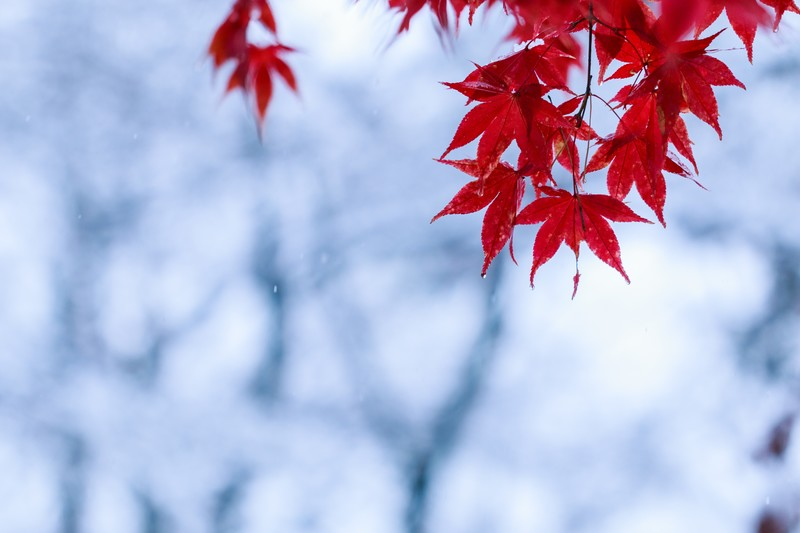
%> input picture momiji.png, 800 x 533 px
$ octave kadai10.m   (GNU Octave 9; MATLAB toolbox functions it lacks are replaced by stand-ins)
%> lines starting %> are read from the running program, lines starting %| are printed output that depends on the picture; in (x1, y1, x2, y2) boxes, pixels count from 0 and x2, y2 are one past the last pixel; in counts of white or black regions, pixels touching at a corner belong together; the program's own positions count from 1
% 課題10 画像のエッジ抽出
% 次のプログラムを参考にして，エッジ抽出を体験せよ．


ORG = imread('momiji.png'); % 原画像の入力
%> ORG is the input picture: size 533x800x3 uint8; mean R, G, B 182.2, 180.7, 211.6
ORG = rgb2gray(ORG); %カラーからグレイへの変換
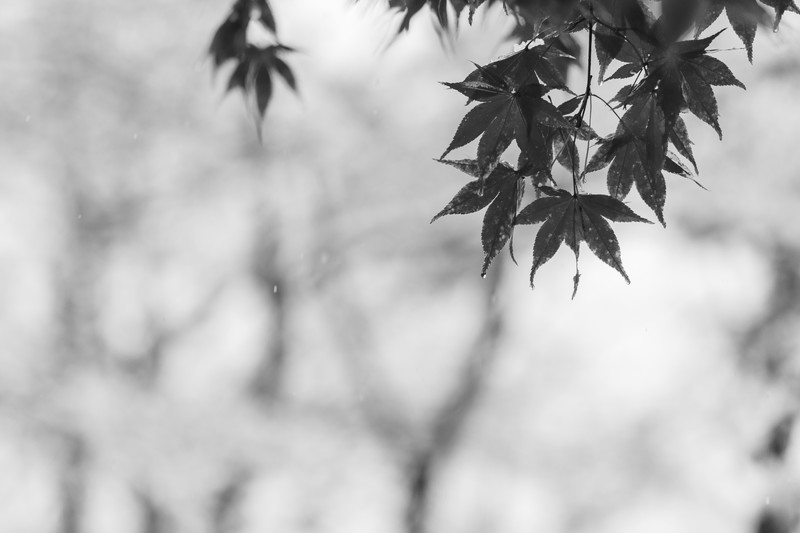
%> ORG: size 533x800 uint8; min 6, max 255, mean 184.7
imagesc(ORG); colormap('gray'); colorbar;% 画像表示
pause; % 一時停止

IMG = edge(ORG,'prewitt'); % エッジ抽出（プレウィット法）
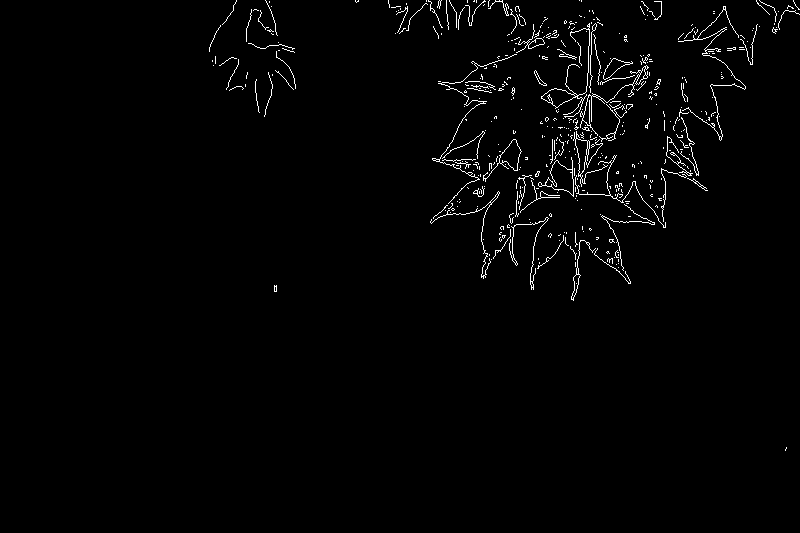
%> IMG: size 533x800 logical; 1.6% white in thin lines or dots, all inside (x1, y1, x2, y2) = (209, 0, 800, 451)
imagesc(IMG); colormap('gray'); colorbar;% 画像表示
pause; % 一時停止

IMG = edge(ORG,'sobel'); % エッジ抽出（ソベル法）
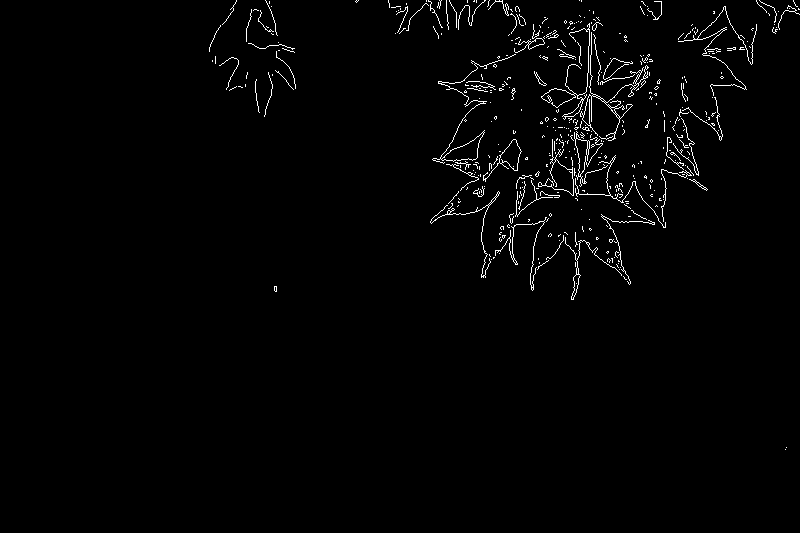
%> IMG: size 533x800 logical; 1.6% white in thin lines or dots, all inside (x1, y1, x2, y2) = (209, 0, 800, 450)
imagesc(IMG); colormap('gray'); colorbar;% 画像表示
pause; % 一時停止

IMG = edge(ORG,'canny'); % エッジ抽出（キャニー法）
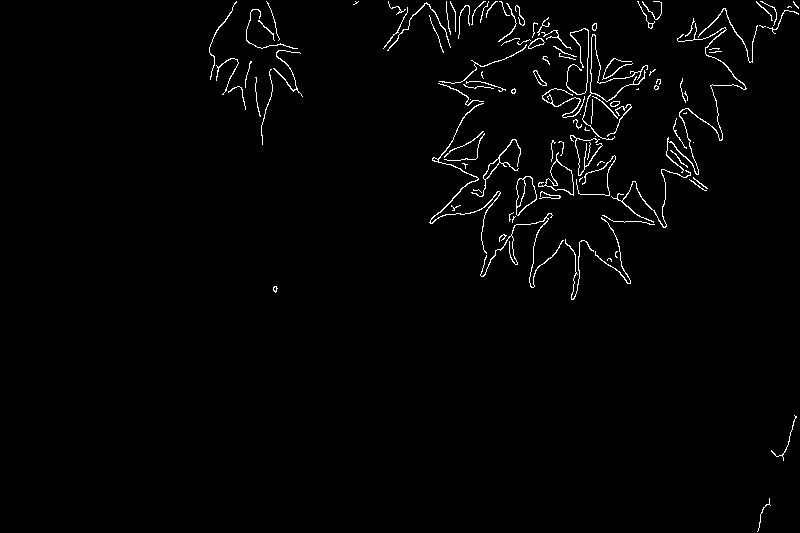
%> IMG: size 533x800 logical; 1.7% white in thin lines or dots, all inside (x1, y1, x2, y2) = (209, 1, 799, 532)
imagesc(IMG); colormap('gray'); colorbar;% 画像表示
